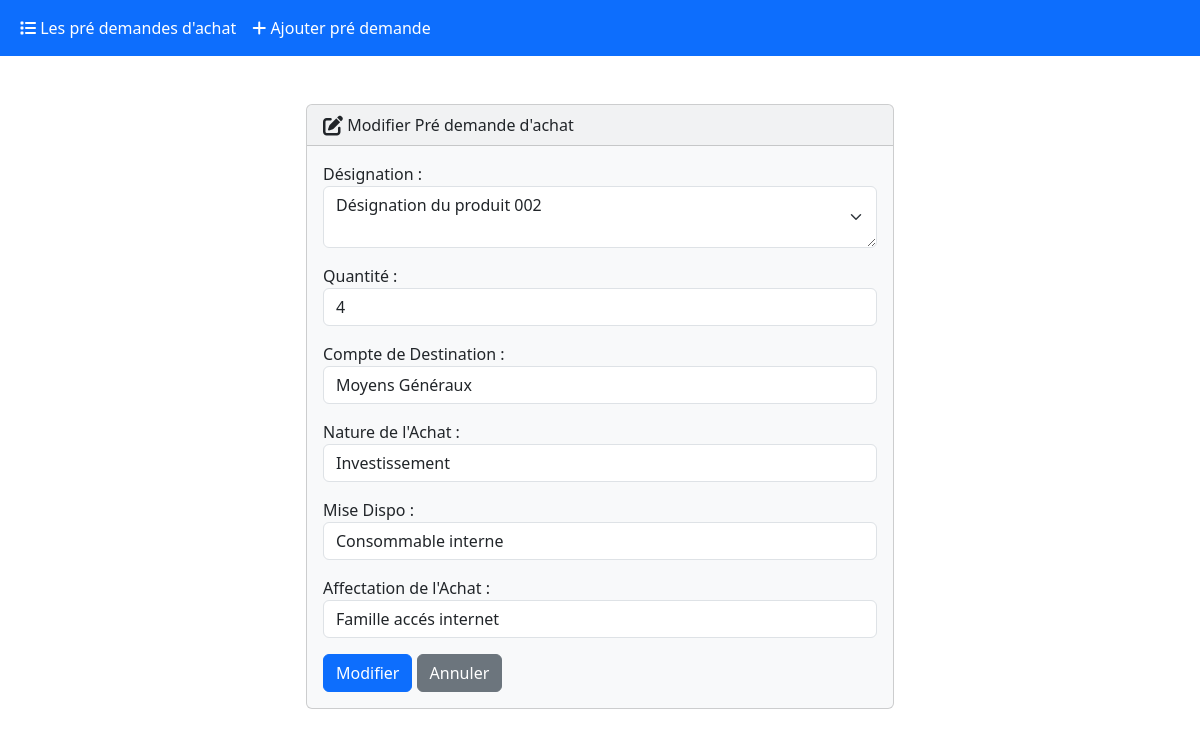
/edit/2/, run on an earlier commit of the app's database.
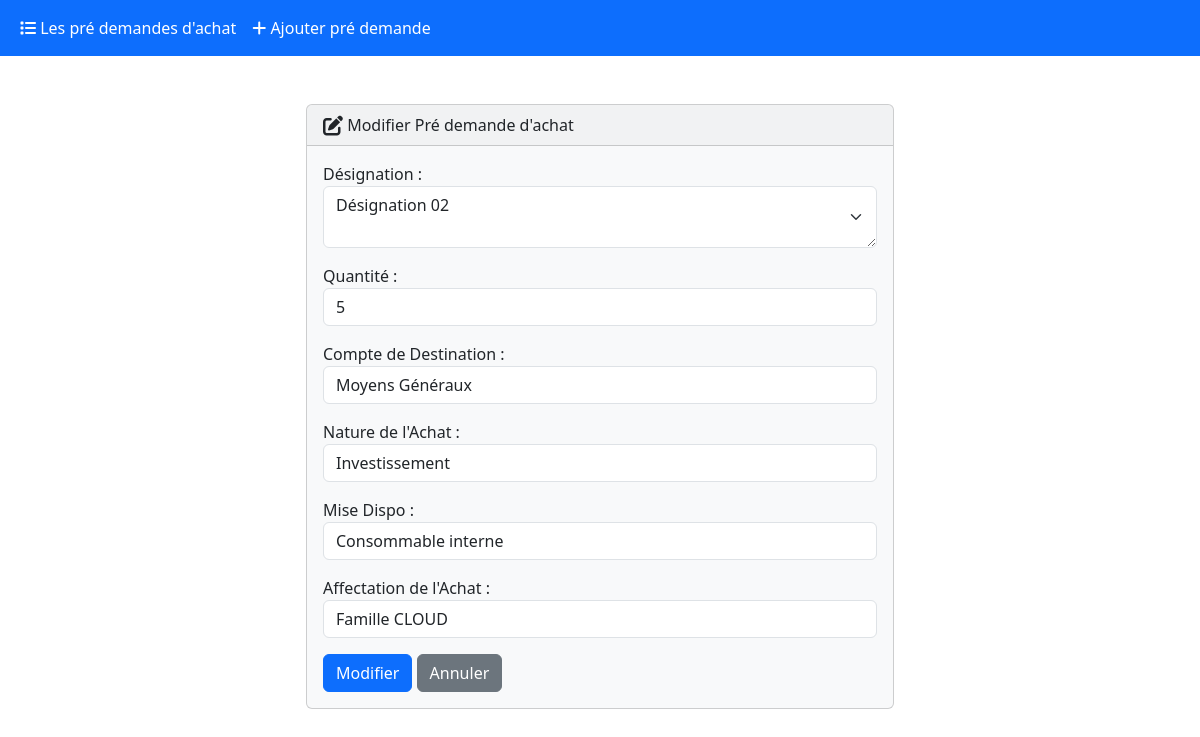
And on a later commit of the database.
### core/models.py (models this page shows)
class PreDemande(models.Model):
    class DestinationCompte(models.TextChoices):
        MGX = 'MGX', _('Moyens Généraux')
        INT = 'INT', _('Interconnexions')
    class NatureAchat(models.TextChoices):
        Investissement = '001', _('Investissement')
        Service = '002', _('Service')
        Consommable = '003', _('Consommable')
        Autre = '004', _('Autre')
    class MiseDispo(models.TextChoices):
        Cosommable_interne = '001', _('Consommable interne')
        Revente_client = '002', _('Revente client')
        Stock = '003', _('Stock')
        Autre = '004', _('Autre')
    class AffectationAchat(models.TextChoices):
        Famille_accés_internet = '001', _('Famille accés internet')
        Famille_Communication_unifié = '002', _('Famille Communication unifié')
        Famille_CLOUD = '003', _('Famille CLOUD')
    designation = models.CharField(_("Désignation"),max_length=250,null=False,blank=False)
    qtt = models.IntegerField(_("Quantité"),null=False,blank=False)
    destinationCompte = models.CharField(
        _("Compte de Destination"),
        max_length=15,
        choices=DestinationCompte.choices,
        default=DestinationCompte.MGX)
    natureAchat = models.CharField(
        _("Nature de l'Achat"),
        max_length=14,
        choices=NatureAchat.choices,
        default=NatureAchat.Investissement)
    na_autre = models.CharField(max_length=255,null=True,blank=True)
    miseDiso = models.CharField(
        _("mise Dispo"),
        max_length=18,
        choices=MiseDispo.choices,
        default=MiseDispo.Cosommable_interne)
    md_autre = models.CharField(max_length=255,null=True,blank=True)
    affectationAchat = models.CharField(
        _("Affectation de l'Achat"),
        max_length=30,
        choices=AffectationAchat.choices,
        default=AffectationAchat.Famille_accés_internet)
    activee = models.BooleanField(_("activé"),default=True)
    validee = models.BooleanField(_("validé"),default=False)
    creee_le = models.DateTimeField(_("date de soumition"), default=timezone.now)
    modifee_le = models.DateTimeField(_("dernière modification"), default=timezone.now)
    cree_par = models.ForeignKey(settings.AUTH_USER_MODEL,on_delete=models.PROTECT,null=True)

### core/views.py (the view)
# urls.py: path('edit/<int:id>/', views.edit, name='edit'),
def edit(request, id):
  if request.method == 'POST':
    pre_demande = PreDemande.objects.get(pk=id)
    form = PreDemandeForm(request.POST, instance=pre_demande)
    if form.is_valid():
      form.save()
      return render(request, 'core/edit.html', {
        'form': form,
        'success': True
      })
  else:
    student = PreDemande.objects.get(pk=id)
    form = PreDemandeForm(instance=student)
  return render(request, 'core/edit.html', {
    'form': form
  })

### core/templates/core/edit.html (shortened to what this page needs)
{% extends 'core/base.html' %}
{% block body %}
  {% if success %}
    <div class="alert alert-success" role="alert">
      La pré demande à été modifié avec succès
      <a href="{% url 'core:index' %}" class="alert-link">G Acceuil</a>
    </div>
  {% else %}
    <div class="row justify-content-center">
      <div class="col-6">
        <div class="card bg-light mb-3">
          <div class="card-header">
            <i class="fa-solid fa-pen-to-square fa-lg"></i> Modifier Pré demande d'achat
          </div>
          <div class="card-body">
            <form action="" method="POST">
              {{ form.as_p }}
              <button type="submit" class="btn btn-primary">Modifier</button>
              <a href="{% url 'core:index' %}" class="btn btn-secondary">Annuler</a>
            </form>
          </div>
        </div>
      </div>
    </div>
  {% endif %}
{% endblock %}

### core/templates/core/base.html (shortened to what this page needs)
<!DOCTYPE html>
<html>
<head>
    <link rel="stylesheet" href="https://cdnjs.cloudflare.com/ajax/libs/font-awesome/6.4.2/css/all.min.css" />
    <link href="https://cdn.jsdelivr.net/npm/bootstrap@5.3.1/dist/css/bootstrap.min.css" rel="stylesheet">
</head>
<body>
    <nav class="navbar navbar-expand-lg bg-primary" data-bs-theme="dark">
        <div class="container-fluid">
          <div class="collapse navbar-collapse" id="navbarColor01">
            <ul class="navbar-nav me-auto">
              <li class="nav-item">
                <a class="nav-link active" href="{% url 'core:index' %}"> <i class="fa-solid fa-list"></i> Les pré demandes d'achat
                </a>
              </li>
              <li class="nav-item">
                <a class="nav-link active" href="{% url 'core:create_predemande' %}"> <i class="fa-solid fa-plus"></i> Ajouter pré demande</a>
              </li>
            </ul>
          </div>
        </div>
      </nav>
      {%block body%}
      {%endblock%}
</body>
</html>

What changed in the data, as far as the page shows it:
changed PreDemande "Moyens Généraux": designation "Désignation du produit 002" → "Désignation 02"; qtt "4" → "5"; affectationAchat "Famille accés internet" → "Famille CLOUD"
